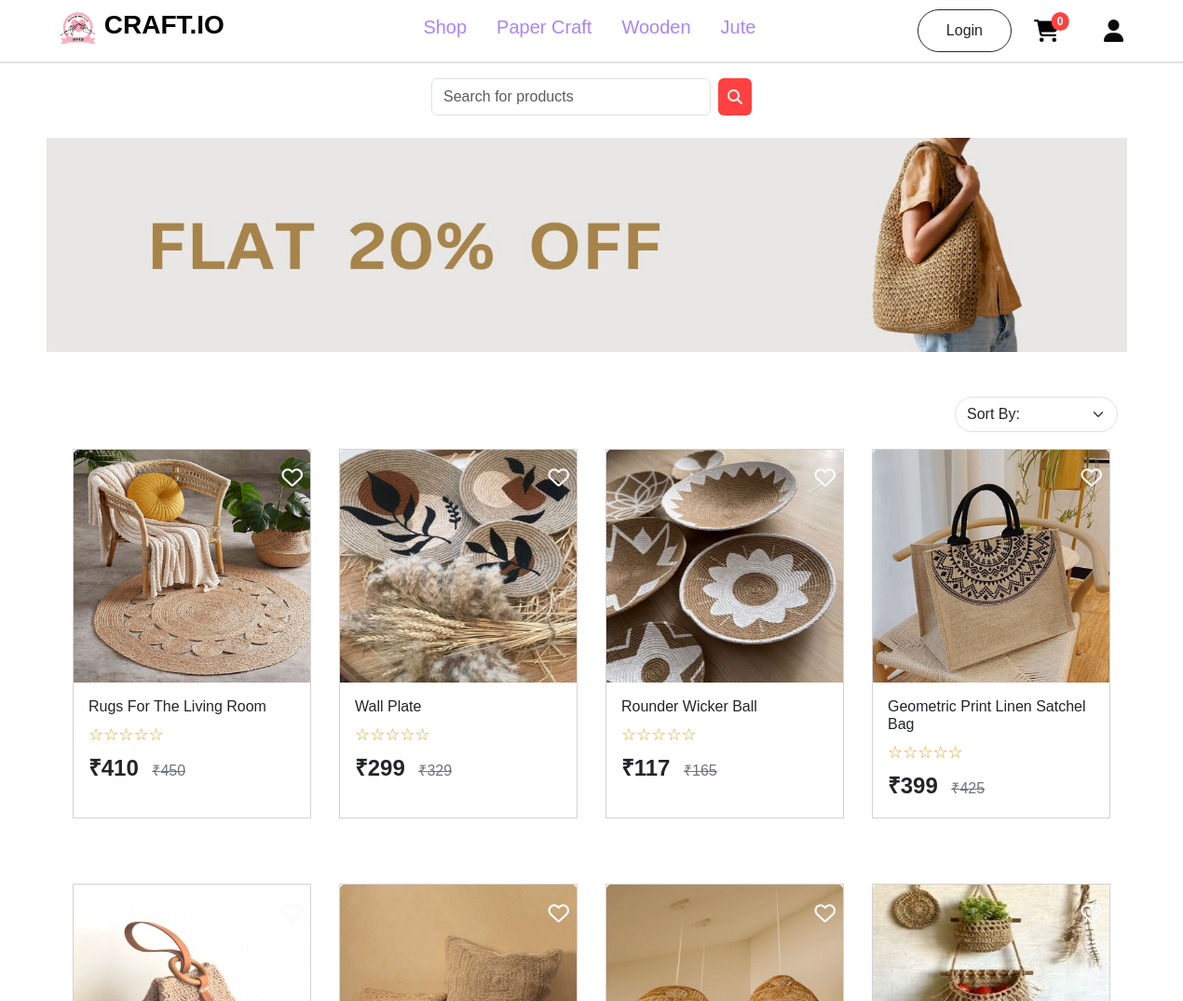
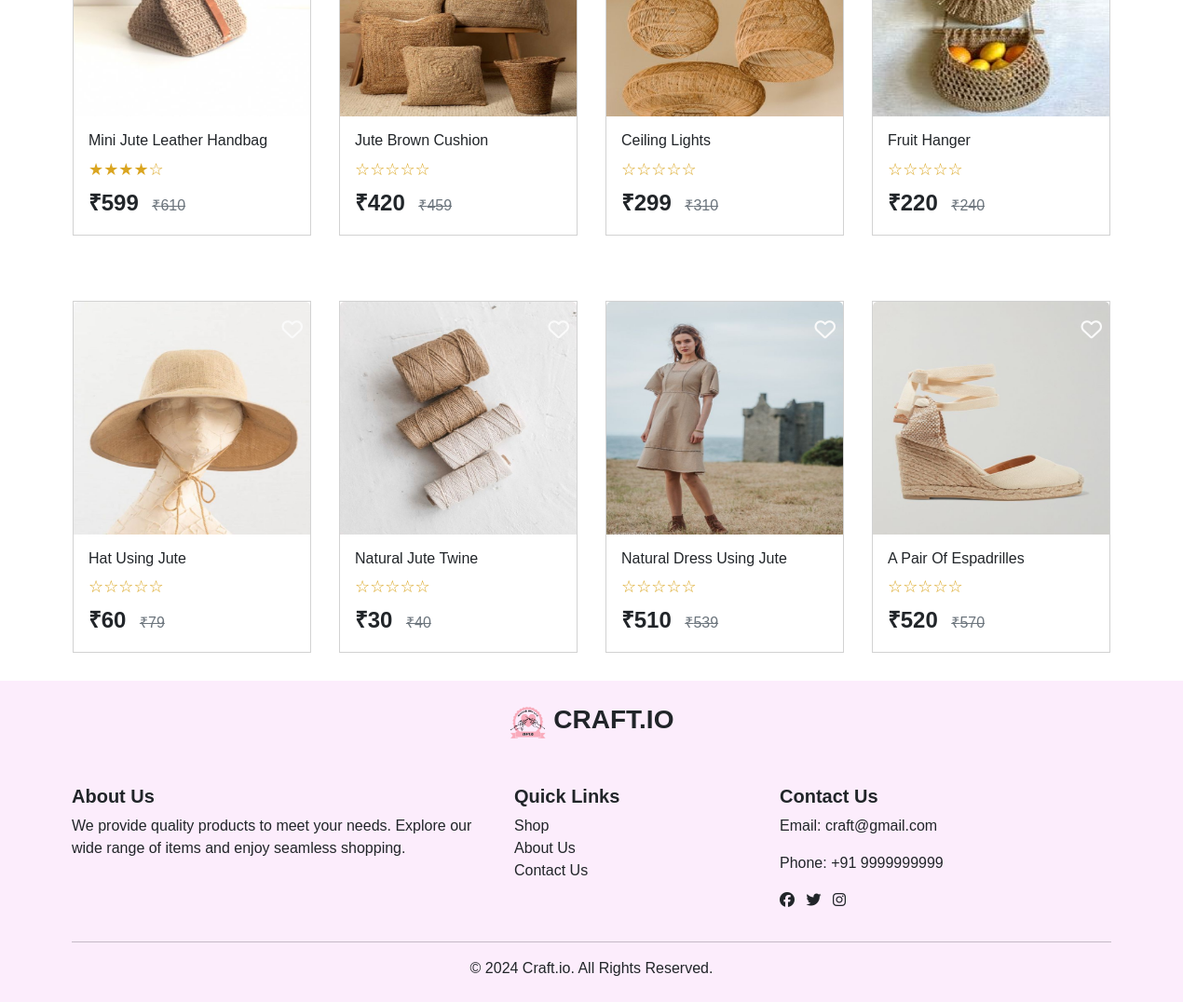
/customer/products/Jute/, run on the app's committed database (2 pictures, top to bottom).
### account/models.py (models this page shows, shortened)
class Productss(models.Model):
    title=models.CharField(max_length=100)
    description=models.CharField(max_length=500)
    price=models.IntegerField()
    offerprice=models.IntegerField()
    image=models.ImageField(upload_to='product_images')
    stock=models.IntegerField()
    ShippingFee=models.CharField(max_length=100,default='Free')
    created_at = models.DateTimeField(default=timezone.now)
    options=(
        ('PaperCraft','PaperCraft'),
        ('Wooden','Wooden'),
        ('Jute','Jute'),
    )
    category=models.CharField(max_length=100,choices=options)

### customer/views.py (the view)
# urls.py: path('products/<str:cat>/', ProductListView.as_view(), name='products'),
class ProductListView(ListView):
    model = Productss
    template_name = 'productlist.html'
    context_object_name = 'products'
    def get_queryset(self):
        cat = self.kwargs.get('cat')
        self.request.session['category'] = cat
        sort_option = self.request.GET.get('sortby')
        queryset = Productss.objects.filter(category=cat)
        if sort_option == 'price_asc':
            queryset = queryset.order_by('offerprice')
        elif sort_option == 'price_desc':
            queryset = queryset.order_by('-offerprice')
        elif sort_option == 'newest':
            queryset = queryset.order_by('-created_at')
        return queryset
    def get_context_data(self, **kwargs):
        context = super().get_context_data(**kwargs)
        category = self.kwargs.get('cat')
        context['category'] = category
        for product in context['products']:
            avg_rating = ProductReview.objects.filter(product=product).aggregate(Avg('rating'))['rating__avg']
            product.avg_rating = avg_rating if avg_rating is not None else 0
        context['sortby'] = self.request.GET.get('sortby', '')
        return context

### customer/context_processors.py (called while the page is built)
def item_count(request):
    if request.user.is_authenticated:
        cart_count=Cart.objects.filter(user=request.user).count()
        wishlist_count=Wishlist.objects.filter(user=request.user).count()
        order_count=Orders.objects.filter(user=request.user).count()
        return {'cart':cart_count,'wishlist':wishlist_count,'order':order_count}
    else:
        return {"cart":0,'wishlist':0,"order":0}

### customer/templatetags/custom_filters.py (called while the page is built)
@register.filter
def to(value, max_value):
    try:
        value = int(value)
    except (ValueError, TypeError):
        value = 0
    filled_stars = '★' * value
    empty_stars = '☆' * (max_value - value)
    return filled_stars + empty_stars

### customer/templates/productlist.html (shortened to what this page needs)
{% extends 'navbar.html' %}
{% block content %}
{% load static %}
{% load custom_filters %}
<div class=" d-flex justify-content-center mb-4 mt-3">
    <form action="{% url 'search' %}" method="post" class="d-flex">
  <input class="form-control me-2" type="search" placeholder="Search for products" name="searchkey" aria-label="Search" style="width: 300px; height: 40px;">
  <button class="btn" type="submit" style="height: 40px; background-color: #ff4141; padding: 10px; border: none;">
      <i class="fa-solid fa-magnifying-glass" style="color: #f9fafb;"></i>
  </button>
</form>
</div>
<div class="mt-4">
    {% if category == 'PaperCraft' %}
        <img src="{% static 'image/banner_papercraft.jpg' %}" alt="" style="height: 230px; width: 1160px; margin-left: 50px; margin-right: 50px;">
    {% elif category == 'Wooden' %}
        <img src="{% static 'image/banner_bamboos.jpg' %}" alt="" style="height: 230px; width: 1160px; margin-left: 50px; margin-right: 50px;">
    {% elif category == 'Jute' %}
        <img src="{% static 'image/banner_jute.jpg' %}" alt="" style="height: 230px; width: 1160px; margin-left: 50px; margin-right: 50px;">
    {% endif %}
</div>
<div class="d-flex justify-content-end align-items-center mt-5" style="margin-right: 70px;">
    <form method="get" class="d-flex align-items-center">
        <select name="sortby" id="sortby" class="form-select" style="width: 175px;border-radius: 30px;" onchange="this.form.submit()">
            <option value="">Sort By:</option>
        </select>
    </form>
</div>
<div class="d-flex justify-content-center flex-wrap mt-2" style="gap: 30px;">
    {% for product in products %}
    <div class="card" style="width: 16rem; border-radius: 0%; margin-top: 10px;margin-bottom: 30px;">
        <img src="{{ product.image.url }}" height="250px" class="card-img-top" alt="...">
        <a href="{% url 'add_to_wishlist' product.id %}" class="mt-2 position-absolute top-0 end-0 m-2 text-danger" style="font-size: 30px; z-index: 10;">
            <i class="fa-regular fa-heart fa-fade fa-xs" style="color: #fafafa;"></i>
        </a>
        <div class="card-body">
            <h6 class="card-title">{{ product.title }}</h6>
            <p class="mt-2 mb-1" style="color: goldenrod; font-size:large;">
                {{ product.avg_rating|to:5 }}
            </p>
            <p class="card-text" style="display: inline; margin-right: 10px;"><b style="font-size: x-large;">&#8377;{{ product.offerprice }}</b></p>
            <s class="card-text text-secondary">&#8377;{{ product.price }}</s>
        </div>
    </div>
    {% endfor %}
</div>
{% endblock content %}

### customer/templates/navbar.html (style rules this page uses)
* { font-family: 'Parkinsans', sans-serif; }
.form-control, .btn { display: flex; align-items: center; }

### customer/templates/productlist.html (style rules this page uses)
.card { transition: transform 0.6s ease, box-shadow 0.6s ease; }

### data on the page
Productss: image (picture), title "Rugs For The Living Room", avg_rating|to "☆☆☆☆☆", offerprice "410", price "450"
Productss: image (picture), title "Wall Plate", avg_rating|to "☆☆☆☆☆", offerprice "299", price "329"
Productss: image (picture), title "Rounder Wicker Ball", avg_rating|to "☆☆☆☆☆", offerprice "117", price "165"
Productss: image (picture), title "Geometric Print Linen Satchel Bag", avg_rating|to "☆☆☆☆☆", offerprice "399", price "425"
Productss: image (picture), title "Mini Jute Leather Handbag", avg_rating|to "★★★★☆", offerprice "599", price "610"
Productss: image (picture), title "Jute Brown Cushion", avg_rating|to "☆☆☆☆☆", offerprice "420", price "459"
Productss: image (picture), title "Ceiling Lights", avg_rating|to "☆☆☆☆☆", offerprice "299", price "310"
Productss: image (picture), title "Fruit Hanger", avg_rating|to "☆☆☆☆☆", offerprice "220", price "240"
Productss: image (picture), title "Hat Using Jute", avg_rating|to "☆☆☆☆☆", offerprice "60", price "79"
Productss: image (picture), title "Natural Jute Twine", avg_rating|to "☆☆☆☆☆", offerprice "30", price "40"
Productss: image (picture), title "Natural Dress Using Jute", avg_rating|to "☆☆☆☆☆", offerprice "510", price "539"
Productss: image (picture), title "A Pair Of Espadrilles", avg_rating|to "☆☆☆☆☆", offerprice "520", price "570"

### other printed values
{{ cart }} "0"
